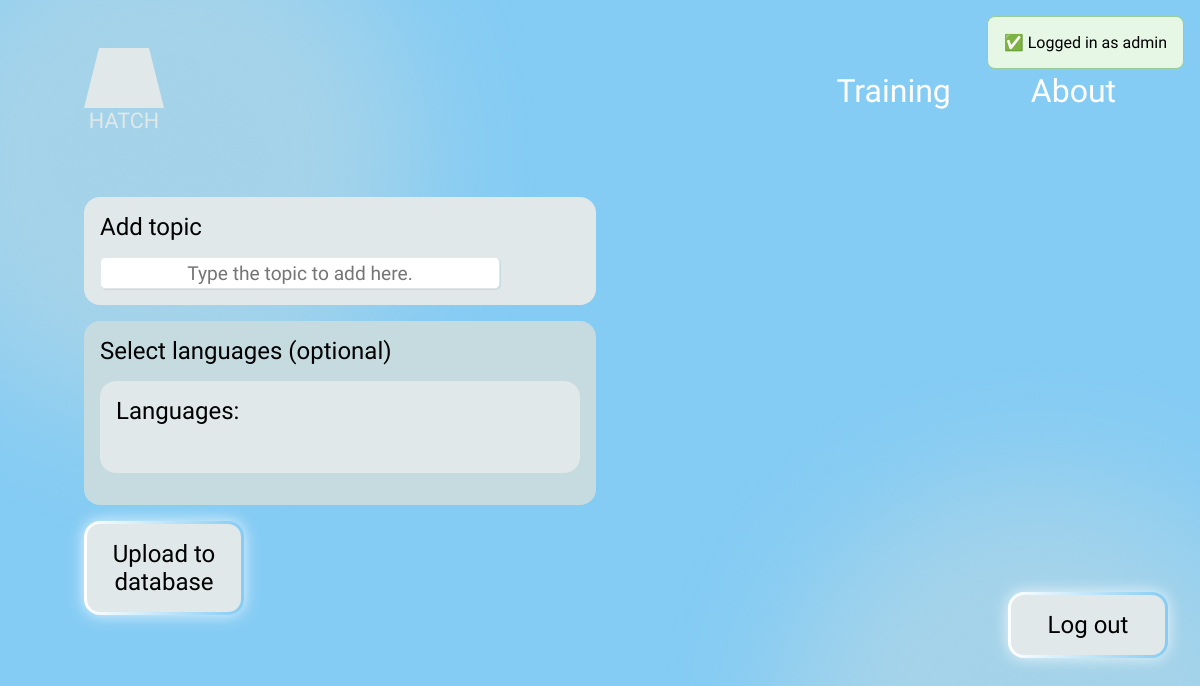
Before: /admin-add-topic.php (signed in) with the older database file.
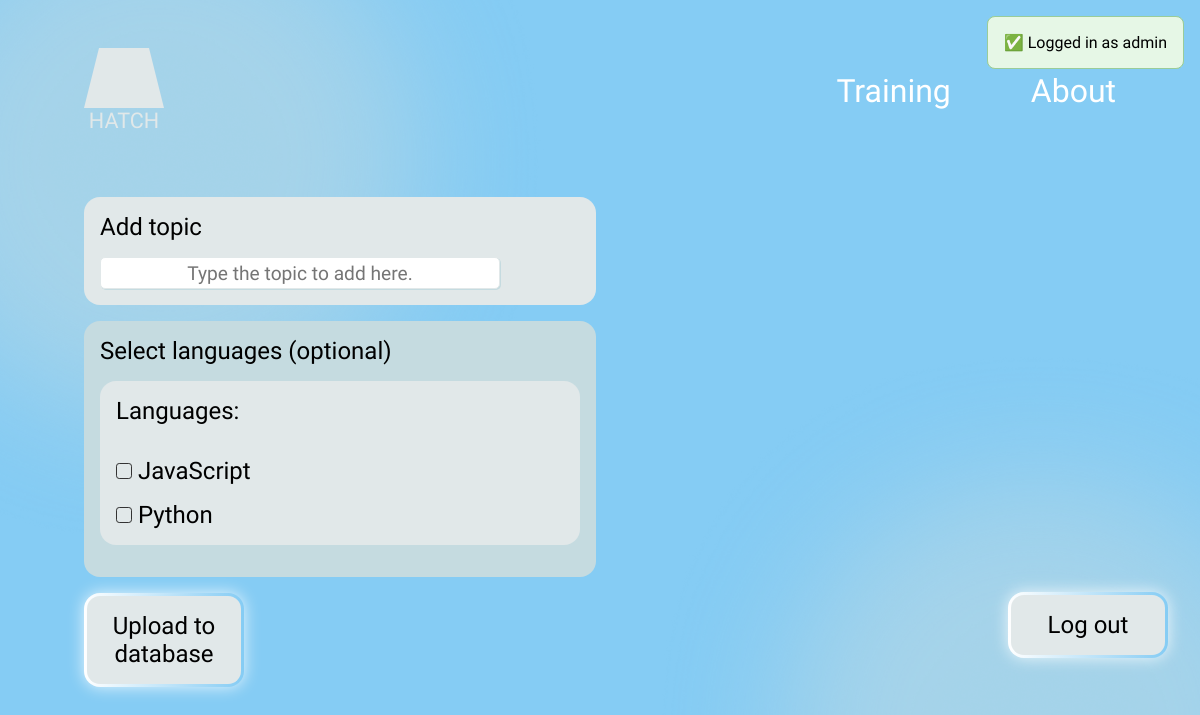
After: the same page with the newer database file.
### tables this page shows
CREATE TABLE `languages` (
  `language_id` int(11) NOT NULL,
  `language_name` varchar(50) DEFAULT NULL
);

### sql_query.php (called while the page is built, shortened)
<?php
include_once "connection.php";
function get_languages()
{
    global $conn;
    $stmt = $conn->prepare("SELECT
                                language_id, language_name
                            FROM
                                languages;");
    $stmt->execute();
    $languages = $stmt->fetchAll(PDO::FETCH_ASSOC);
    return $languages;
}
?>

### admin-add-topic.php (the view, shortened to what this page needs)
<?php
include "admin-log.php";
include_once "sql_query.php";
?>
<!DOCTYPE html>
<html lang="en">
<head>
    <link rel="stylesheet" href="./css/style.css">
</head>
<body>
    <?php include 'header.php' ?>
    <?php include 'admin-banner.php' ?>
    <form method="post">
        <section class="root-content">
            <div class="admin-add-content">
                <label class="admin-add-content-label" for="add-topic">Add topic</label>
                <input class="admin-add-content-input-field" type="text" id="add-topic" name="add-topic" placeholder="Type the topic to add here." required>
            </div>
            <div class="admin-add-content-checkbox-selection-content">
                <label for="admin-add-content-checkbox-selection-content">Select languages (optional)</label>
                <div class="admin-add-content-checkbox-selection">
                    <label for="admin-add-content-checkbox-selection-list">Languages:</label>
                    <ul>
                        <?php
                        $languages = get_languages();
                        foreach ($languages as $language) : ?>
                            <li>
                                <input class='checkbox' type='checkbox'
                                    id="language<?= ($language['language_id']) ?>"
                                    name="language[]"
                                    value="<?= ($language['language_id']) ?>">
                                <label for="language<?= ($language['language_id']) ?>">
                                    <?= ($language['language_name']) ?>
                                </label>
                            </li>
                        <?php endforeach; ?>
                    </ul>
                </div>
            </div>
        </section>
        <button type="submit" class="upload-to-database-button">Upload to database</button>
    </form>
</body>
</html>

Changed rows visible on the page:
added languages: language_name "JavaScript"
added languages: language_name "Python"
